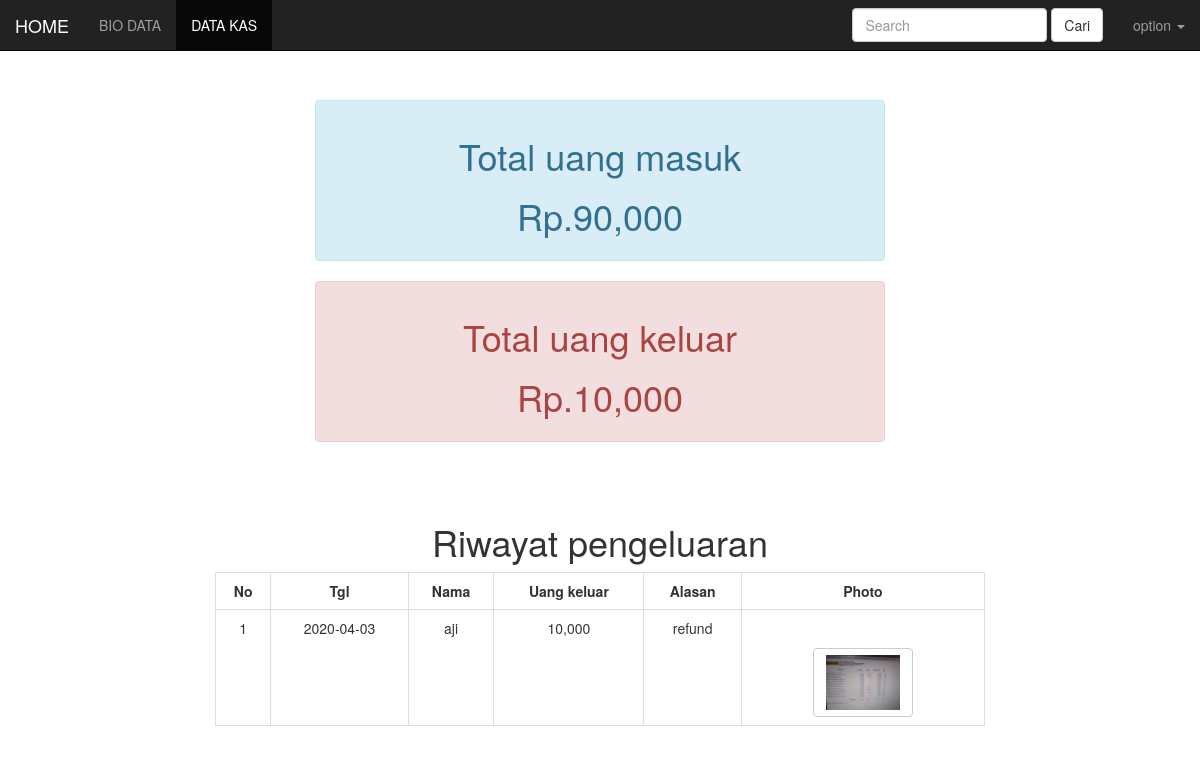
The app's page /story.php (signed in) with its own data.
### tables this page shows
CREATE TABLE `reason` (
  `id` int(200) NOT NULL,
  `tgl` varchar(10) NOT NULL,
  `nama` varchar(200) NOT NULL,
  `uang_keluar` varchar(200) NOT NULL,
  `gambar` varchar(200) NOT NULL,
  `alasan` varchar(300) NOT NULL
);

### function.php (called while the page is built, shortened)
<?php
	$konek = mysqli_connect("localhost","root","","karyawan");
	function query($query){
		global $konek;
		$hasil = mysqli_query($konek,$query);
		while ($row = mysqli_fetch_assoc($hasil)) {
			$rows[] = $row;
		}
		return $rows;
	}
 ?>

### story.php (the view, shortened to what this page needs)
<?php
  require 'function.php';
  $result_masuk = query("SELECT SUM(uang) FROM `data_karyawan` ");
  $result_keluar = query("SELECT SUM(uang_keluar) FROM `reason` ");
  $result_story = query("SELECT * FROM `reason`");
 ?>
<!doctype html>
<html lang="en">
  <head>
    <link rel="stylesheet" type="text/css" href="style.css">
    <link rel="stylesheet" href="https://stackpath.bootstrapcdn.com/bootstrap/3.4.1/css/bootstrap.min.css">
  </head>
  <body>
    <nav class="navbar navbar-inverse navbar-fixed-top">
      <div class="container-fluid">
        <div class="navbar-header">
          <a class="navbar-brand" href="index.php">HOME</a>
        </div>
        <div class="collapse navbar-collapse" id="bs-example-navbar-collapse-1">
          <ul class="nav navbar-nav">
            <li>
              <a href="biodata.php">BIO DATA</a>
            </li>
            <li class="active">
              <a href="datakas.php">DATA KAS<span class="sr-only">(current)</span></a>
            </li>
          </ul>
          <ul class="nav navbar-nav navbar-right">
            <li class="dropdown">
              <a href="#" class="dropdown-toggle" data-toggle="dropdown" role="button" aria-haspopup="true" aria-expanded="false">option <span class="caret"></span></a>
            </li>
          </ul>
          <form class="navbar-form navbar-right" action="" method="post">
            <div class="form-group">
              <input name="keyword" autocomplete="off" autofocus="" type="text" class="form-control" placeholder="Search">
            </div>
              <button name="cari" type="submit" class="btn btn-default">Cari</button>
          </form>
        </div>
      </div>
    </nav>
<br>
<br>
<br>
<br>
<br>
<section>
  <div class="container-fluid">
    <div class="row">
      <div class="col-sm-6 col-sm-offset-3">
        <div class="alert alert-info" role="alert">
          <?php
            foreach ($result_masuk as $baris)
           : ?>
         <?php
            $uang_masuk= number_format($baris["SUM(uang)"], 0, ",", ",");
          ?>
            <h1 class="text-center">Total uang masuk</h1>
            <h1 class="text-center">
              <?php
               echo "Rp.". $uang_masuk;
              ?>
            </h1>
          <?php endforeach; ?>
        </div>
      </div>
      <div class="col-sm-6 col-sm-offset-3">
        <div class="alert alert-danger" role="alert">
          <?php
            foreach ($result_keluar as $baris)
           : ?>
         <?php
            $uang_keluar = number_format($baris["SUM(uang_keluar)"], 0, ",", ",");
          ?>
            <h1 class="text-center">Total uang keluar</h1>
            <h1 class="text-center">
              <?php
               echo "Rp.". $uang_keluar;
              ?>
            </h1>
          <?php endforeach; ?>
        </div>
      </div>
    </section>
<br>
<br>
    <section>
      <div class="container-fluid">
        <div class="row">
          <div class="col-sm-8 col-sm-offset-2">
            <h1 class="text-center">Riwayat pengeluaran</h1>
            <table class="table table-bordered" width="50%" >
              <tr>
                <th class="text-center">No</th>
                <th class="text-center">Tgl</th>
                <th class="text-center">Nama</th>
                <th class="text-center">Uang keluar</th>
                <th class="text-center">Alasan</th>
                <th class="text-center">Photo</th>
              </tr>
           <?php $id = 1; ?>
            <?php
              foreach ($result_story as $baris)
             : ?>
                <tr>
                  <td class="text-center"><?php echo $id;?></td>
                  <td class="text-center"><?php echo $baris["tgl"]; ?></td>
                  <td class="text-center"><?php echo $baris["nama"]; ?></td>
                  <td class="text-center"><?php echo number_format($baris["uang_keluar"]) ?></td>
                  <td class="text-center"><?php echo $baris["alasan"]; ?></td>
                  <td class="text-center"><img src="gambar/<?php echo $baris["gambar"]; ?>"  alt="Trulli" width="100" class="btn btn-default"></td>
                </tr>
              <?php $id =$id+1; ?>
            <?php endforeach; ?>
          </table>
          </div>
        </div>
      </div>
    </section>
  </body>
</html>

### css/style.css (style rules this page uses)
.menu a,img { margin-top: 30px; margin-left: 20px; margin-right: 20px; }
body { text-align: center; }
body { background: #2AB0B9; font-family: "Roboto", sans-serif; -webkit-font-smoothing: antialiased; -moz-osx-font-smoothing: grayscale; }

### records on screen
reason: tgl "2020-04-03", nama "aji", uang_keluar "10,000", alasan "refund", gambar (picture)

### other values on screen
$uang_masuk "90,000"
$uang_keluar "10,000"
